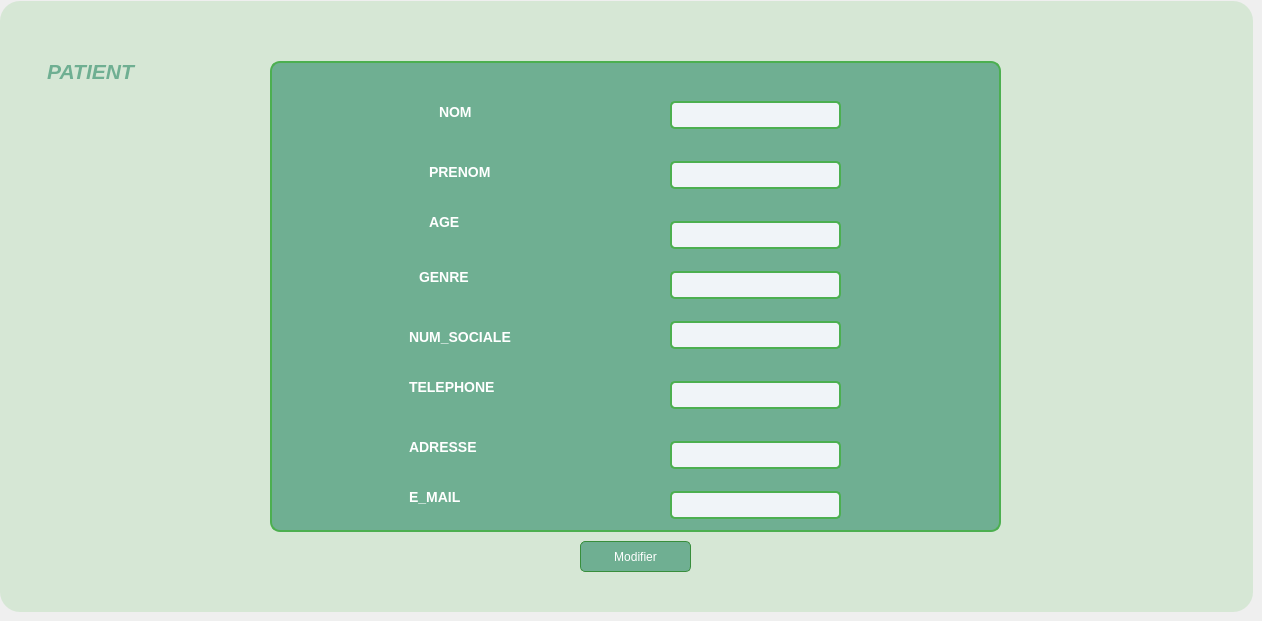
      <widget class="QWidget" name="tab_11">
       <attribute name="title">
        <string>Modifier</string>
       </attribute>
       <widget class="QGroupBox" name="groupBox_27">
        <property name="geometry">
         <rect>
          <x>0</x>
          <y>1</y>
          <width>1253</width>
          <height>611</height>
         </rect>
        </property>
        <property name="styleSheet">
         <string notr="true">background-color:#D6E7D5;

border-radius : 20px;</string>
        </property>
        <property name="title">
         <string/>
        </property>
        <widget class="QFrame" name="frame_20">
         <property name="geometry">
          <rect>
           <x>270</x>
           <y>60</y>
           <width>731</width>
           <height>471</height>
          </rect>
         </property>
         <property name="styleSheet">
          <string notr="true">*{
    background-color: #f0f4f8;  /* Couleur de fond gris clair */
    font-family: Arial, sans-serif;  /* Police moderne et lisible */
}

/* Style pour les QFrame avec couleur vert pistache */
QFrame {
 background-color: #6FAF92;   /* Fond vert pistache */
    border: 2px solid #4CAF50;   /* Bordure vert émeraude */
    border-radius: 10px;         /* Coins arrondis */
    padding: 15px;        
}
QLabel {
    border: none;
}
</string>
         </property>
         <property name="frameShape">
          <enum>QFrame::StyledPanel</enum>
         </property>
         <property name="frameShadow">
          <enum>QFrame::Raised</enum>
         </property>
         <widget class="QLineEdit" name="NOM_9">
          <property name="geometry">
           <rect>
            <x>400</x>
            <y>40</y>
            <width>171</width>
            <height>28</height>
           </rect>
          </property>
          <property name="styleSheet">
           <string notr="true">* {
    background-color: #FFFFF;   /* Fond vert pistache */
    border:  2px solid #4CAF50;   /* Bordure bleu clair */
    border-radius: 5px;         /* Coins arrondis */
    padding: 15px;               /* Espacement interne */
}
</string>
          </property>
          <property name="text">
           <string/>
          </property>
         </widget>
         <widget class="QLabel" name="AGE_4">
          <property name="geometry">
           <rect>
            <x>150</x>
            <y>140</y>
            <width>161</width>
            <height>41</height>
           </rect>
          </property>
          <property name="tabletTracking">
           <bool>false</bool>
          </property>
          <property name="styleSheet">
           <string notr="true">*{
    color: white;  /* Couleur du texte en blanc */
}/* Style pour QLabel */
QLabel {
    color: white;                     /* Texte des labels en blanc */
    font-size: 14px;                 /* Taille de police des labels */
    font-weight: bold;               /* Texte en gras */
    background-color: transparent;    /* Assurer que le fond soit transparent */
    padding-left: 5px;               /* Optionnel : espacement pour mieux aligner le texte */
}</string>
          </property>
          <property name="text">
           <string>AGE</string>
          </property>
         </widget>
         <widget class="QLabel" name="PRENOM_7">
          <property name="geometry">
           <rect>
            <x>150</x>
            <y>90</y>
            <width>161</width>
            <height>41</height>
           </rect>
          </property>
          <property name="styleSheet">
           <string notr="true">*{
    color: white;  /* Couleur du texte en blanc */
}/* Style pour QLabel */
QLabel {
    color: white;                     /* Texte des labels en blanc */
    font-size: 14px;                 /* Taille de police des labels */
    font-weight: bold;               /* Texte en gras */
    background-color: transparent;    /* Assurer que le fond soit transparent */
    padding-left: 5px;               /* Optionnel : espacement pour mieux aligner le texte */
}</string>
          </property>
          <property name="text">
           <string>PRENOM</string>
          </property>
         </widget>
         <widget class="QLabel" name="NOM_8">
          <property name="geometry">
           <rect>
            <x>160</x>
            <y>30</y>
            <width>151</width>
            <height>41</height>
           </rect>
          </property>
          <property name="styleSheet">
           <string notr="true">*{
    color: white;  /* Couleur du texte en blanc */
}

/* Style pour QLabel */
QLabel {
    color: white;                     /* Texte des labels en blanc */
    font-size: 14px;                 /* Taille de police des labels */
    font-weight: bold;               /* Texte en gras */
    background-color: transparent;    /* Assurer que le fond soit transparent */
    padding-left: 5px;               /* Optionnel : espacement pour mieux aligner le texte */
}</string>
          </property>
          <property name="text">
           <string>NOM</string>
          </property>
         </widget>
         <widget class="QLabel" name="NUM_SOCIALE_7">
          <property name="geometry">
           <rect>
            <x>130</x>
            <y>250</y>
            <width>161</width>
            <height>51</height>
           </rect>
          </property>
          <property name="styleSheet">
           <string notr="true">*{
    color: white;  /* Couleur du texte en blanc */
}/* Style pour QLabel */
QLabel {
    color: white;                     /* Texte des labels en blanc */
    font-size: 14px;                 /* Taille de police des labels */
    font-weight: bold;               /* Texte en gras */
    background-color: transparent;    /* Assurer que le fond soit transparent */
    padding-left: 5px;               /* Optionnel : espacement pour mieux aligner le texte */
}</string>
          </property>
          <property name="text">
           <string>NUM_SOCIALE</string>
          </property>
         </widget>
         <widget class="QLabel" name="GENRE_7">
          <property name="geometry">
           <rect>
            <x>140</x>
            <y>190</y>
            <width>161</width>
            <height>51</height>
           </rect>
          </property>
          <property name="styleSheet">
           <string notr="true">*{
    color: white;  /* Couleur du texte en blanc */
}/* Style pour QLabel */
QLabel {
    color: white;                     /* Texte des labels en blanc */
    font-size: 14px;                 /* Taille de police des labels */
    font-weight: bold;               /* Texte en gras */
    background-color: transparent;    /* Assurer que le fond soit transparent */
    padding-left: 5px;               /* Optionnel : espacement pour mieux aligner le texte */
}</string>
          </property>
          <property name="text">
           <string>GENRE</string>
          </property>
         </widget>
         <widget class="QLabel" name="TELEPHONE_7">
          <property name="geometry">
           <rect>
            <x>130</x>
            <y>290</y>
            <width>161</width>
            <height>71</height>
           </rect>
          </property>
          <property name="styleSheet">
           <string notr="true">*{
    color: white;  /* Couleur du texte en blanc */
}/* Style pour QLabel */
QLabel {
    color: white;                     /* Texte des labels en blanc */
    font-size: 14px;                 /* Taille de police des labels */
    font-weight: bold;               /* Texte en gras */
    background-color: transparent;    /* Assurer que le fond soit transparent */
    padding-left: 5px;               /* Optionnel : espacement pour mieux aligner le texte */
}</string>
          </property>
          <property name="text">
           <string>TELEPHONE</string>
          </property>
         </widget>
         <widget class="QLineEdit" name="AGE_8">
          <property name="geometry">
           <rect>
            <x>400</x>
            <y>160</y>
            <width>171</width>
            <height>28</height>
           </rect>
          </property>
          <property name="styleSheet">
           <string notr="true">* {
    background-color: #FFFFF;   /* Fond vert pistache */
    border:  2px solid #4CAF50;   /* Bordure bleu clair */
    border-radius: 5px;         /* Coins arrondis */
    padding: 15px;               /* Espacement interne */
}
</string>
          </property>
          <property name="text">
           <string/>
          </property>
         </widget>
         <widget class="QLineEdit" name="GENRE_8">
          <property name="geometry">
           <rect>
            <x>400</x>
            <y>210</y>
            <width>171</width>
            <height>28</height>
           </rect>
          </property>
          <property name="styleSheet">
           <string notr="true">* {
    background-color: #FFFFF;   /* Fond vert pistache */
    border:  2px solid #4CAF50;   /* Bordure bleu clair */
    border-radius: 5px;         /* Coins arrondis */
    padding: 15px;               /* Espacement interne */
}
</string>
          </property>
          <property name="text">
           <string/>
          </property>
         </widget>
         <widget class="QLineEdit" name="TELEPHONE_8">
          <property name="geometry">
           <rect>
            <x>400</x>
            <y>320</y>
            <width>171</width>
            <height>28</height>
           </rect>
          </property>
          <property name="styleSheet">
           <string notr="true">* {
    background-color: #FFFFF;   /* Fond vert pistache */
    border:  2px solid #4CAF50;   /* Bordure bleu clair */
    border-radius: 5px;         /* Coins arrondis */
    padding: 15px;               /* Espacement interne */
}
</string>
          </property>
          <property name="text">
           <string/>
          </property>
         </widget>
         <widget class="QLineEdit" name="PRENOM_8">
          <property name="geometry">
           <rect>
            <x>400</x>
            <y>100</y>
            <width>171</width>
            <height>28</height>
           </rect>
          </property>
          <property name="styleSheet">
           <string notr="true">* {
    background-color: #FFFFF;   /* Fond vert pistache */
    border:  2px solid #4CAF50;   /* Bordure bleu clair */
    border-radius: 5px;         /* Coins arrondis */
    padding: 15px;               /* Espacement interne */
}
</string>
          </property>
          <property name="text">
           <string/>
          </property>
         </widget>
         <widget class="QLineEdit" name="NUM_SOCIALE_8">
          <property name="geometry">
           <rect>
            <x>400</x>
            <y>260</y>
            <width>171</width>
            <height>28</height>
           </rect>
          </property>
          <property name="styleSheet">
           <string notr="true">* {
    background-color: #FFFFF;   /* Fond vert pistache */
    border:  2px solid #4CAF50;   /* Bordure bleu clair */
    border-radius: 5px;         /* Coins arrondis */
    padding: 15px;               /* Espacement interne */
}
</string>
          </property>
          <property name="text">
           <string/>
          </property>
         </widget>
         <widget class="QLabel" name="ADRESSE_7">
          <property name="geometry">
           <rect>
            <x>130</x>
            <y>350</y>
            <width>161</width>
            <height>71</height>
           </rect>
          </property>
          <property name="styleSheet">
           <string notr="true">*{
    color: white;  /* Couleur du texte en blanc */
}/* Style pour QLabel */
QLabel {
    color: white;                     /* Texte des labels en blanc */
    font-size: 14px;                 /* Taille de police des labels */
    font-weight: bold;               /* Texte en gras */
    background-color: transparent;    /* Assurer que le fond soit transparent */
    padding-left: 5px;               /* Optionnel : espacement pour mieux aligner le texte */
}</string>
          </property>
          <property name="text">
           <string>ADRESSE</string>
          </property>
         </widget>
         <widget class="QLineEdit" name="ADRESSE_8">
          <property name="geometry">
           <rect>
            <x>400</x>
            <y>380</y>
            <width>171</width>
            <height>28</height>
           </rect>
          </property>
          <property name="styleSheet">
           <string notr="true">* {
    background-color: #FFFFF;   /* Fond vert pistache */
    border:  2px solid #4CAF50;   /* Bordure bleu clair */
    border-radius: 5px;         /* Coins arrondis */
    padding: 15px;               /* Espacement interne */
}
</string>
          </property>
          <property name="text">
           <string/>
          </property>
         </widget>
         <widget class="QLabel" name="E_MAIL_7">
          <property name="geometry">
           <rect>
            <x>130</x>
            <y>400</y>
            <width>161</width>
            <height>71</height>
           </rect>
          </property>
          <property name="styleSheet">
           <string notr="true">*{
    color: white;  /* Couleur du texte en blanc */
}/* Style pour QLabel */
QLabel {
    color: white;                     /* Texte des labels en blanc */
    font-size: 14px;                 /* Taille de police des labels */
    font-weight: bold;               /* Texte en gras */
    background-color: transparent;    /* Assurer que le fond soit transparent */
    padding-left: 5px;               /* Optionnel : espacement pour mieux aligner le texte */
}</string>
          </property>
          <property name="text">
           <string>E_MAIL</string>
          </property>
         </widget>
         <widget class="QLineEdit" name="E_MAIL_8">
          <property name="geometry">
           <rect>
            <x>400</x>
            <y>430</y>
            <width>171</width>
            <height>28</height>
           </rect>
          </property>
          <property name="styleSheet">
           <string notr="true">* {
    background-color: #FFFFF;   /* Fond vert pistache */
    border:  2px solid #4CAF50;   /* Bordure bleu clair */
    border-radius: 5px;         /* Coins arrondis */
    padding: 15px;               /* Espacement interne */
}
</string>
          </property>
          <property name="text">
           <string/>
          </property>
         </widget>
        </widget>
        <widget class="QPushButton" name="Modifier">
         <property name="geometry">
          <rect>
           <x>580</x>
           <y>540</y>
           <width>111</width>
           <height>31</height>
          </rect>
         </property>
         <property name="styleSheet">
          <string notr="true">*{
    background-color: #6FAF92;  /* Medium green button */
    border: 1px solid #388E3C;  /* Darker green border */
    border-radius: 5px;
    color: #FFFFFF;             /* White text for contrast */
    padding: 5px;
}

*:hover {
    background-color: #81C784;  /* Lighter green on hover */
}</string>
         </property>
         <property name="text">
          <string>Modifier</string>
         </property>
         <property name="icon">
          <iconset>
           <normaloff>../../../Downloads/plus-circle.svg</normaloff>../../../Downloads/plus-circle.svg</iconset>
         </property>
        </widget>
        <widget class="QLabel" name="PATIENT_4">
         <property name="geometry">
          <rect>
           <x>20</x>
           <y>40</y>
           <width>141</width>
           <height>61</height>
          </rect>
         </property>
         <property name="styleSheet">
          <string notr="true">*{
    color: #6FAF92;
    font-size: 16px; /* Taille du texte (ajustable) */
    font-weight: normal; /* Style du texte */
}</string>
         </property>
         <property name="text">
          <string>&lt;html&gt;&lt;head/&gt;&lt;body&gt;&lt;p align=&quot;center&quot;&gt;&lt;span style=&quot; font-size:16pt; font-weight:700; font-style:italic;&quot;&gt;PATIENT&lt;/span&gt;&lt;/p&gt;&lt;/body&gt;&lt;/html&gt;</string>
         </property>
        </widget>
       </widget>
      </widget>
